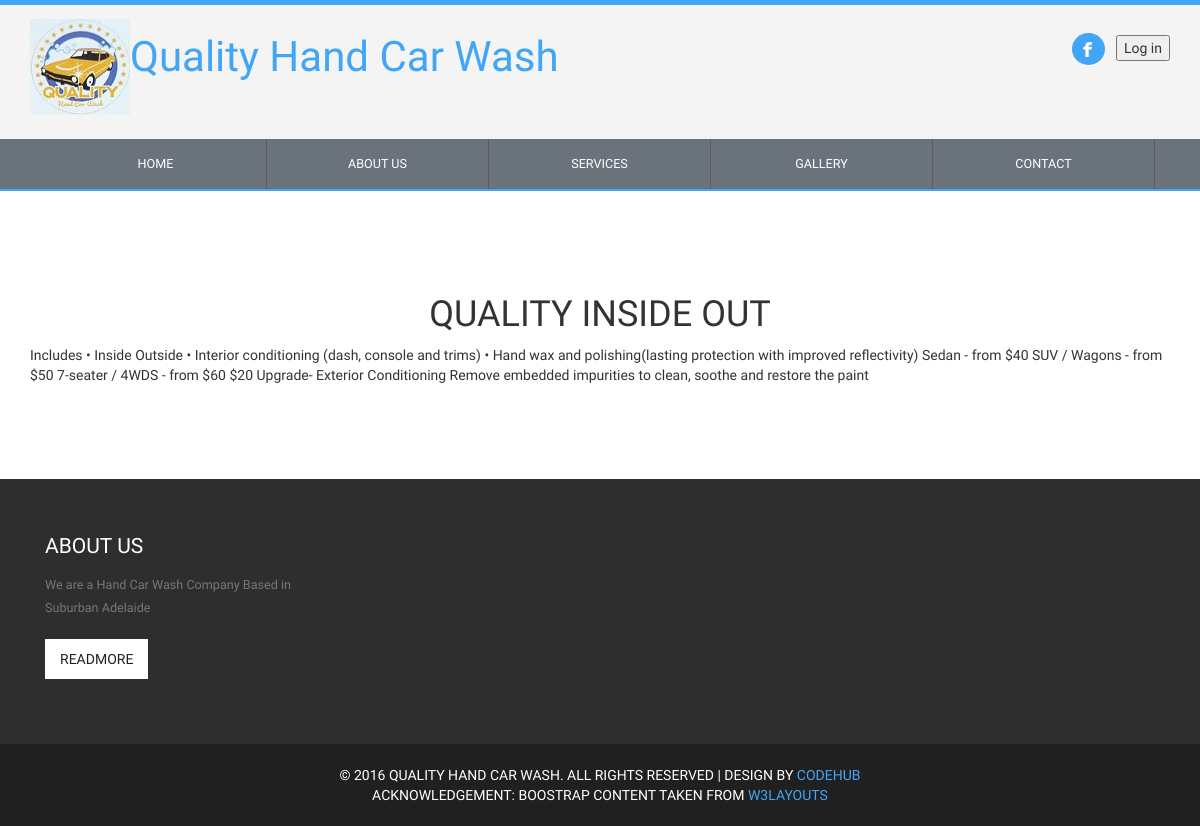
Screenshot of /insideout.php with the database file from the repository.
### tables this page shows
CREATE TABLE IF NOT EXISTS `service` (
  `sid` int(5) NOT NULL,
  `name` varchar(20) NOT NULL,
  `description` varchar(2000) NOT NULL,
  `price` int(12) DEFAULT NULL,
  PRIMARY KEY (`sid`)
);

### insideout.php (the view, shortened to what this page needs)
<!DOCTYPE HTML>
<html>
	<head>
		<link href="css/style.css" rel="stylesheet" type="text/css"  media="all" />
		<link href="css/bootstrap.css" rel="stylesheet" type="text/css" media="all">
		<link rel="stylesheet" href="css/responsiveslides.css">
	</head>
	<body>
		<div class="header">
		<div class="container">
				<div class="logo">
                  <p><img src="images/Car_Wash_Logo.jpg" width="100" height="96" alt=""/><a href="index.html">Quality Hand Car Wash</a>
                  </p>
				</div>
				<div class="top-search-social-nav">
					<ul>
						<li class="active"><a href="#"><img src="images/facebook.png" title="Facebook" alt=""> </a>
                        </li>
                         <button type="button">Log in</button>
					</ul>
				</div>
				<div class="clearfix"> </div>
		  </div>
		</div>
		<div class="top-nav">
				<div class="container">
	   			<div id="navbar" class="navbar-collapse collapse">
	              <ul class="nav navbar-nav">
	                  <li class="home"><a href="index.html">Home</a></li>
					  <li class=""><a href="about.html">About Us</a></li>
					  <li class=""><a href="services.html">Services</a></li>
					  <li class=""><a href="gallery.html">Gallery</a></li>
					  <li class="contact"><a href="contact.html">Contact</a></li>
	              </ul>
	            </div>
				</div>
			</div>
	<div class="content">
		<div class="container">
<?php
$conn = mysql_connect("localhost","root","");
$query = "Select name, description from service where sid=3";
$results = mysql_query($query, $conn);
while ($row = mysql_fetch_assoc($results))   {
?>
<h1 class="text-center"><?php echo$row['name'] ?></h1>
      <p><?php echo$row['description'] ?>    </p>
			    </div>
                </div>
<?php
}
?>
<div class="footer">
		<div class="container">
			<div class="col-md-3 footer-grid">
				<h3>About us</h3>
				<p>We are a Hand Car Wash Company Based in Suburban Adelaide</p>
				<a href="#">ReadMore</a>
			</div>
			<div class="clearfix"> </div>
		</div>
	</div>
	<div class="copy-right">
		<p>&copy; 2016 Quality Hand Car Wash. All rights reserved | Design by <a href="https://sites.google.com/site/codehub05/"> CodeHub </a></p> <p> Acknowledgement: Boostrap content taken from <a href="http://w3layouts.com/"> W3layouts </a></p>
	</div>
	</body>
</html>

### css/style.css (style rules this page uses)
h4, h5, h6, h1, h2, h3 { margin: 0; }
ul, ol { margin: 0; }
p { margin: 0; }
html, body { font-family: 'Hind-Regular'; font-size: 100%; background:#fff; }
body { font-family: 'Sintony', sans-serif !important; border-top:5px solid #42A5F5; }
body a { text-decoration:none; transition:0.5s all; -webkit-transition:0.5s all; -moz-transition:0.5s all; -o-transition:0.5s all; -ms-transition:0.5s all; }
.header { padding:1em 0em; background:rgba(238, 238, 238, 0.63); }
.top-search-social-nav ul { margin:1em 0em 0em 0em; padding:0px; }
.logo { float:left; }
.logo a { font-size:3em; color: #42a5f5; font-family: 'Fjalla One', sans-serif; }
.top-search-social-nav ul li { display:inline-block; }
.top-search-social-nav ul li a { background: #000; padding: 8px 9px; -webkit-transition: all 0.3s ease-out; -moz-transition: all 0.3s ease-out; -ms-transition: all 0.3s ease-out; -o-transition: all 0.3s ease-out; transition: all 0.3s ease-out; display: block; margin: 0px 8px 0px 0px; -webkit-border-radius: 50%; -moz-border-radius: 50%; border-radius: 50%; font-family: 'Sintony', sans-serif; line-height: 1em; }
.top-search-social-nav li.active> a, .top-search-social-nav li> a:hover { background:#42a5f5; }
.top-search-social-nav { float:right; }
.top-nav { background:#6a737b; border-bottom: 2px solid #42A5F5; }
.top-nav ul li { display:inline-block; float:left; width:20%; border-right: 1px solid rgba(78, 78, 78, 0.57); }
.top-nav li a { padding: 15px 101px; display: block; text-transform: uppercase; color: #FFF; -webkit-transition: all 0.3s ease-out; -moz-transition: all 0.3s ease-out; -ms-transition: all 0.3s ease-out; -o-transition: all 0.3s ease-out; transition: all 0.3s ease-out; font-size: 0.9em; text-align: center; font-family: 'Sintony', sans-serif; }
.navbar-nav { float: none !important; }
.content { margin:6em 0em; }
.footer { background:#2E2E2E; padding:4em 0em; }
.footer-grid h3 { font-family: 'Sintony', sans-serif; color: #FFF; font-size: 1.5em; text-transform: uppercase; margin: 0em 0em 0.8em 0em; }
.footer-grid p { font-size: 0.9em; color: #777; line-height: 1.8em; font-family: 'Sintony', sans-serif; }
.footer-grid a { font-family: 'Sintony', sans-serif; color: #202020; font-size: 1em; text-transform: uppercase; background: #FFF; padding: 10px 15px; display: inline-block; margin: 9px 0; -webkit-transition: all 0.3s ease-out; -moz-transition: all 0.3s ease-out; -ms-transition: all 0.3s ease-out; -o-transition: all 0.3s ease-out; transition: all 0.3s ease-out; }
.copy-right { text-align:center; padding:1.5em 0em; background:#202020; }
.copy-right p { font-family: 'Sintony', sans-serif; color: #FFF; font-size: 1em; margin: 0em; text-transform: uppercase; }
.copy-right p a { color:#42a5f5; font-family: 'Sintony', sans-serif; -webkit-transition: all 0.3s ease-out; -moz-transition: all 0.3s ease-out; -ms-transition: all 0.3s ease-out; -o-transition: all 0.3s ease-out; transition: all 0.3s ease-out; }
@media (max-width:1366px) { .top-nav li a { padding: 15px 95.6px; } }
@media (max-width:1280px) { .top-nav li a { padding: 15px 87.9px; } }

### rows the page displays
service: name "QUALITY INSIDE OUT", description "Includes • Inside Outside • Interior conditioning (dash, console and trims) • Hand wax and polishing(lasting protection with improved reflectivity) Sedan - from $40 SUV / Wagons - from $50 7-seater / 4WDS - from $60 $20 Upgrade- Exterior Conditioning Remove embedded impurities to clean, soothe and restore the paint"
